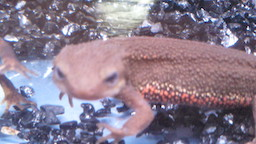
#> input picture Question_91_100/imori_1.jpg, 256 x 144 px, found by its file name
$ python answer_94.py
#> lines starting #> are read from the running program, lines starting #| are printed output that depends on the picture; after the words box and inside, x2 and y2 are one past the last pixel; in counts of white or black regions, pixels touching at a corner belong together
import cv2
import numpy as np

np.random.seed(0)

# read image
img = cv2.imread("imori_1.jpg")
#> img is the input picture: shape (144, 256, 3); mean B, G, R 142.5, 124.8, 139.2
H, W, C = img.shape
#> H = 144; W = 256; C = 3

# Grayscale
gray = 0.2126 * img[..., 2] + 0.7152 * img[..., 1] + 0.0722 * img[..., 0]
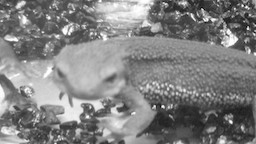
#> gray: shape (144, 256) float64; min 1.22, max 255, mean 129.2

gt = np.array((47, 41, 129, 103), dtype=np.float32)

cv2.rectangle(img, (gt[0], gt[1]), (gt[2], gt[3]), (0,255,0), 1)
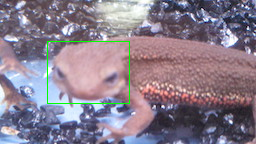
#> img: shape (144, 256, 3); 0.78% of pixels changed, all inside (x1, y1, x2, y2) = (47, 41, 130, 104)

def iou(a, b):
    area_a = (a[2] - a[0]) * (a[3] - a[1])
    area_b = (b[2] - b[0]) * (b[3] - b[1])
    iou_x1 = np.maximum(a[0], b[0])
    iou_y1 = np.maximum(a[1], b[1])
    iou_x2 = np.minimum(a[2], b[2])
    iou_y2 = np.minimum(a[3], b[3])
    iou_w = max(iou_x2 - iou_x1, 0)
    iou_h = max(iou_y2 - iou_y1, 0)
    area_iou = iou_w * iou_h
    iou = area_iou / (area_a + area_b - area_iou)
    return iou


# crop and create database
Crop_num = 200
L = 60

for i in range(Crop_num):
    x1 = np.random.randint(W-L)
    y1 = np.random.randint(H-L)
    x2 = x1 + L
    y2 = y1 + L
    crop = np.array((x1, y1, x2, y2))

    _iou = iou(gt, crop)

    if _iou >= 0.5:
        cv2.rectangle(img, (x1, y1), (x2, y2), (0,0,255), 1)
        label = 1
    else:
        cv2.rectangle(img, (x1, y1), (x2, y2), (255,0,0), 1)
        label = 0
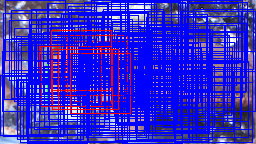
#> img: shape (144, 256, 3); mean B, G, R 204.7, 40.3, 52.2

cv2.imwrite("out.jpg", img)
cv2.imshow("result", img)
cv2.waitKey(0)

$ run again, with Question_91_100/imori_2.jpg copied over Question_91_100/imori_1.jpg
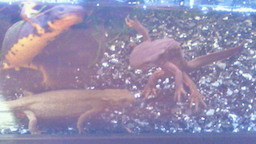
#> input picture Question_91_100/imori_2.jpg, 256 x 144 px, found by its file name
#> img is the input picture: shape (144, 256, 3); mean B, G, R 173.5, 142.7, 150.5
#> `gray = 0.2126 * img[..., 2] + 0.7152 * img[..., 1] + 0.0722 * img[...,..`:
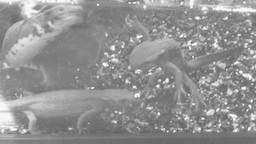
#> gray: shape (144, 256) float64; min 97.13, max 254.8, mean 146.6
#> after the loop `for i in range(Crop_num):`:
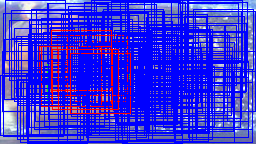
#> img: shape (144, 256, 3); mean B, G, R 220, 51.1, 60.5

$ run again, with Question_91_100/imori.jpg copied over Question_91_100/imori_1.jpg
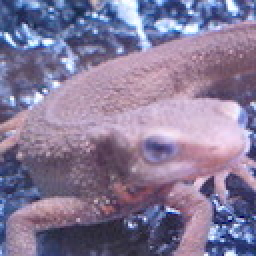
#> input picture Question_91_100/imori.jpg, 128 x 128 px, found by its file name (shown 2 times larger)
#> img is the input picture: shape (128, 128, 3); mean B, G, R 152.8, 121.8, 134.1
#> `gray = 0.2126 * img[..., 2] + 0.7152 * img[..., 1] + 0.0722 * img[...,..`:
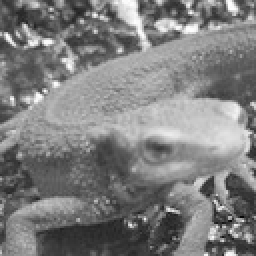
#> gray: shape (128, 128) float64 (shown 2 times larger); min 6.71, max 254.4, mean 126.7
#> after the loop `for i in range(Crop_num):`:
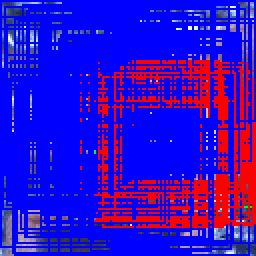
#> img: shape (128, 128, 3) (shown 2 times larger); mean B, G, R 203.7, 10.9, 51.2

$ run again, with Question_91_100/imori_many.jpg copied over Question_91_100/imori_1.jpg
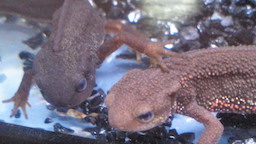
#> input picture Question_91_100/imori_many.jpg, 256 x 144 px, found by its file name
#> img is the input picture: shape (144, 256, 3); mean B, G, R 128, 112.5, 121.6
#> `gray = 0.2126 * img[..., 2] + 0.7152 * img[..., 1] + 0.0722 * img[...,..`:
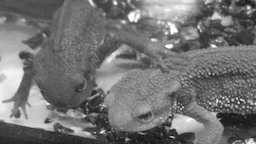
#> gray: shape (144, 256) float64; min 1.08, max 255, mean 115.6
#> after the loop `for i in range(Crop_num):`:
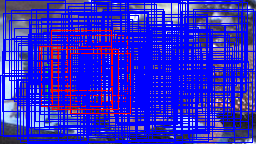
#> img: shape (144, 256, 3); mean B, G, R 201.6, 38.6, 49.2
